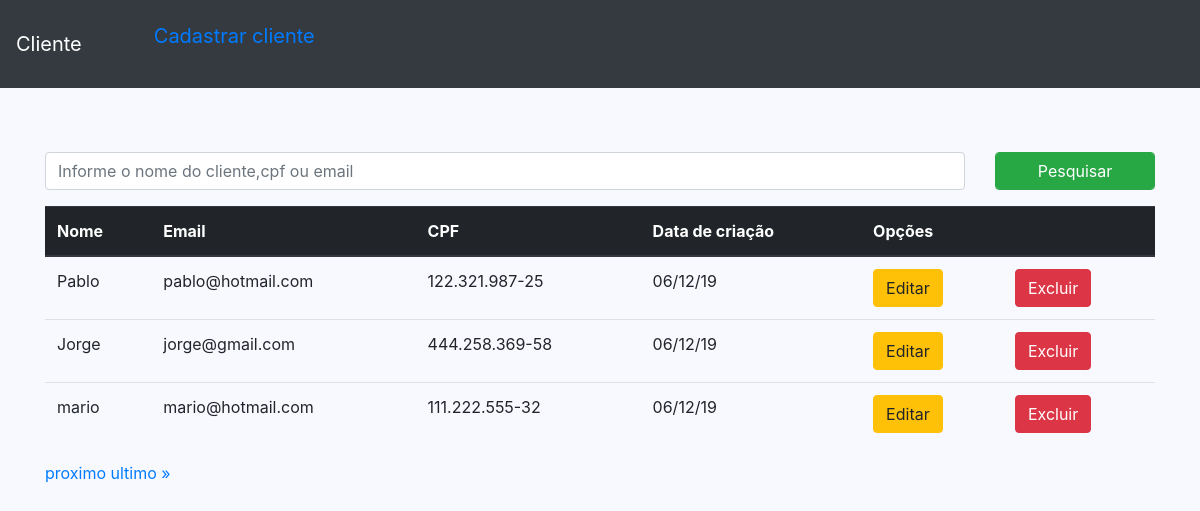
The page / on the database its author committed.
### clientes/models.py (models this page shows, shortened)
class Cliente(models.Model):
    nome = models.CharField(max_length=250)
    email = models.EmailField()
    cpf = models.CharField(max_length=14,unique=True)
    data_criacao = models.DateField(auto_now_add=True)

### clientes/views.py (the view)
# urls.py: path('',lista_de_clientes,name='lista_de_clientes'),
def lista_de_clientes(request):
    clientes = Cliente.objects.all().order_by('-id')
    queryset = request.GET.get('q')
    if queryset:
        clientes = Cliente.objects.filter(
            Q(nome__icontains=queryset)|
            Q(email__icontains=queryset)|
            Q(cpf__icontains=queryset)
            )
    paginator = Paginator(clientes, 3) # Show 25 contacts per page
    page = request.GET.get('page')
    clientes = paginator.get_page(page)
    return render(request,"clientes/lista_de_clientes.html",{'clientes':clientes})

### templates/clientes/lista_de_clientes.html (shortened to what this page needs)
{% extends 'clientes/base.html' %}
{% block content %}
    <div class="container">
        <div class="py-4"></div>
        <form method="GET">
            <div class="row">
                <div class="form-group col-10">
                    <input type="search" class="form-control" placeholder="Informe o nome do cliente,cpf ou email" name="q" value="{{ request.GET.q}}">
                </div>
                <div class="form-group col-2">
                    <button class="form-control btn-success">Pesquisar</button>
                </div>
            </div>
        </form>
        <table class="table">
            <thead class="thead-dark">
                <tr>
                    <th>Nome</th>
                    <th>Email</th>
                    <th>CPF</th>
                    <th>Data de cria&ccedil;&atilde;o</th>
                    <th>Op&ccedil;&otilde;es</th>
                    <th></th>
                </tr>
            </thead>
            <tbody>
                {% for cliente in clientes %}
                <tr class="linhas">
                    <td>{{cliente.nome}}</td>
                    <td>{{cliente.email}}</td>
                    <td>{{cliente.cpf}}</td>
                    <td>{{cliente.data_criacao|date:"d/m/y"}}</td>
                    <td><a href="/editar_cliente/{{ cliente.id}}" class="btn  btn-warning">Editar</a></td>
                    <td><a href="/remover_cliente/{{cliente.id }}" class="btn btn-danger">Excluir</a></td>
                </tr>
                {% endfor %}
            </tbody>
        </table>
        <div class="pagination">
            <span class="step-links">
                {% if clientes.has_next %}
                <a href="?page={{ clientes.next_page_number }}&q={%if request.GET.q%}{{request.GET.q}}{% endif %}">proximo</a>
                <a href="?page={{ clientes.paginator.num_pages }}">ultimo &raquo;</a>
                {% endif %}
            </span>
        </div>
    </div>
{% endblock content %}

### templates/clientes/base.html (shortened to what this page needs)
{% load staticfiles %}
<!DOCTYPE html>
<html lang="pt-br">
<head>
    <link rel="stylesheet" href="{% static 'css/bootstrap.min.css' %}" />
    <link rel="stylesheet" href="{% static 'css/estilo.css' %}" />
</head>
<body>
    <nav class="navbar navbar-expand-sm navbar-dark bg-dark mb-3">
        <a class="navbar-brand text-white">Cliente</a>
        <ul class="navbar-brand" id="lista_menu">
            <li class="nav-item">
                <a class="nav-link" href="{% url 'adicionar_cliente' %}" > Cadastrar cliente</a>
            </li>
        </ul>
    </nav>
    {% block content %}
    {% endblock content %}
</body>
</html>

### static/css/estilo.css (style rules this page uses)
#lista_menu { list-style:none; }
body { background-color: ghostwhite; }

### rows shown on the page
Cliente: nome "Pablo", email "pablo@hotmail.com", cpf "122.321.987-25", data_criacao "06/12/19"
Cliente: nome "Jorge", email "jorge@gmail.com", cpf "444.258.369-58", data_criacao "06/12/19"
Cliente: nome "mario", email "mario@hotmail.com", cpf "111.222.555-32", data_criacao "06/12/19"
